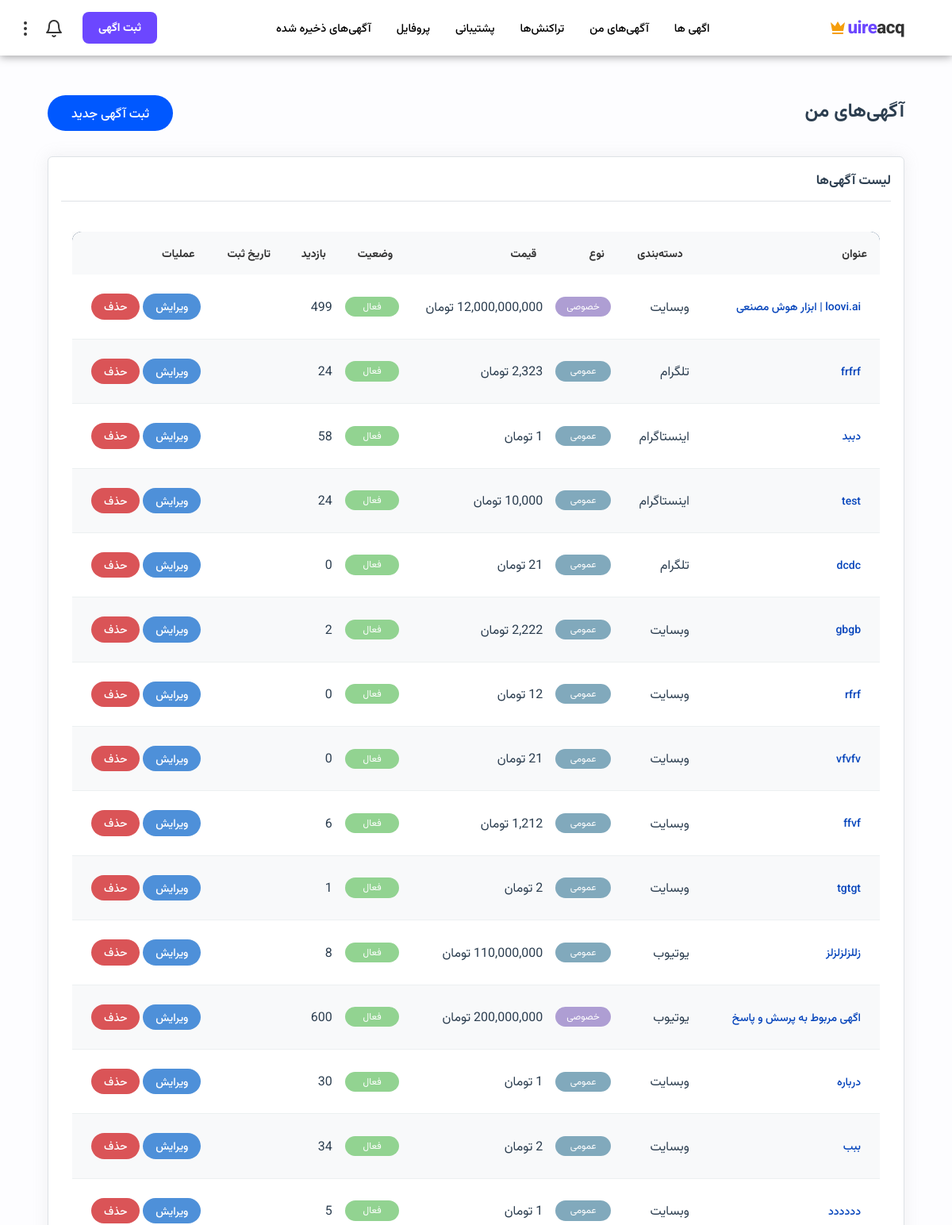
The page /listings/my-listings/ (signed in, upper part) on the database as committed earlier.
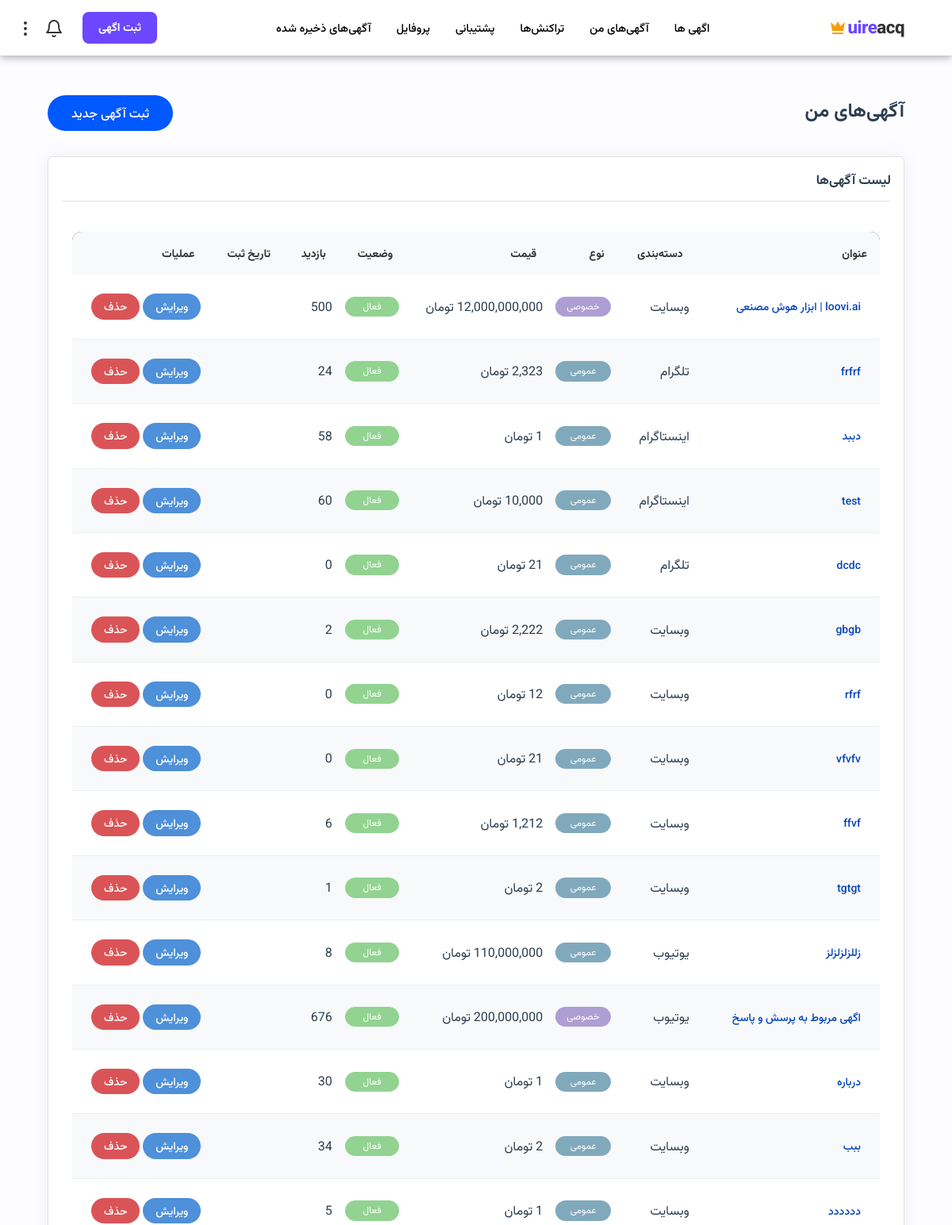
The same page on the database as committed later.
### listings/models.py (models this page shows, shortened)
class Listing(models.Model):
    STATUS_CHOICES = [
        ('pending', 'در انتظار تایید'),
        ('active', 'فعال'),
        ('sold', 'فروخته شده'),
        ('rejected', 'رد شده'),
        ('deleted', 'حذف شده'),
    ]
    seller = models.ForeignKey(settings.AUTH_USER_MODEL, on_delete=models.CASCADE, related_name='listings', verbose_name='فروشنده')
    category = models.ForeignKey(Category, on_delete=models.SET_NULL, null=True, blank=True, verbose_name='دسته‌بندی')
    title = models.CharField(max_length=200, verbose_name='عنوان')
    description = models.TextField(verbose_name='توضیحات')
    location = models.CharField(max_length=200, null=True, blank=True, verbose_name='موقعیت')
    price = models.DecimalField(max_digits=12, decimal_places=0, verbose_name='قیمت')
    discount_price = models.DecimalField(max_digits=12, decimal_places=0, null=True, blank=True, verbose_name='قیمت با تخفیف')
    about_platform = models.TextField(null=True, blank=True, verbose_name='درباره پلتفرم')
    platform_url = models.URLField(blank=True, verbose_name='آدرس پلتفرم')
    followers_count = models.IntegerField(default=0, blank=True, verbose_name='تعداد فالوور')
    monthly_income = models.DecimalField(null=True, blank=True, max_digits=12, decimal_places=0, verbose_name='درآمد ماهانه')
    platform_age = models.IntegerField(default=0, blank=True, verbose_name='سن پلتفرم (ماه)')
    most_like = models.IntegerField(null=True, blank=True, verbose_name='بیشترین لایک')
    most_view = models.IntegerField(null=True, blank=True, verbose_name='بیشترین بازدید')
    most_comment = models.IntegerField(null=True, blank=True, verbose_name='بیشترین کامنت')
    main_image = models.ImageField(upload_to='listings/images/', verbose_name='تصویر اصلی')
    boost = models.BooleanField(default=False, verbose_name='آگهی پیشرفته')
    premier = models.BooleanField(default=False, verbose_name='آگهی برتر')
    suggested_price = models.BooleanField(default=False, verbose_name='امکان پیشنهاد قیمت')
    is_income = models.BooleanField(default=True, verbose_name='آگهی به درآمد رسیده')
    is_verified = models.BooleanField(default=False, verbose_name='اطلاعات مورد تایید است')
    is_private = models.BooleanField(default=False, verbose_name='آگهی خصوصی')
    status = models.CharField(max_length=20, choices=STATUS_CHOICES, default='pending', verbose_name='وضعیت')
    rejection_reason = models.TextField(blank=True, null=True, verbose_name='دلیل رد')
    views_count = models.IntegerField(default=0, verbose_name='تعداد بازدید')
    created_at = models.DateTimeField(auto_now_add=True, verbose_name='تاریخ ایجاد')
    updated_at = models.DateTimeField(auto_now=True, verbose_name='تاریخ بروزرسانی')
    total_revenue = models.DecimalField(max_digits=12, decimal_places=0, null=True, blank=True, verbose_name='درآمد کل')
    total_profit = models.DecimalField(max_digits=12, decimal_places=0, null=True, blank=True, verbose_name='سود کل')
    avg_monthly_revenue = models.DecimalField(max_digits=12, decimal_places=0, null=True, blank=True, verbose_name='میانگین درآمد ماهانه')
    avg_monthly_profit = models.DecimalField(max_digits=12, decimal_places=0, null=True, blank=True, verbose_name='میانگین سود ماهانه')
    profit_margin = models.DecimalField(max_digits=5, decimal_places=2, null=True, blank=True, verbose_name='حاشیه سود (درصد)')
    profit_multiplier = models.DecimalField(max_digits=5, decimal_places=2, null=True, blank=True, verbose_name='ضریب سود')
    revenue_multiplier = models.DecimalField(max_digits=5, decimal_places=2, null=True, blank=True, verbose_name='ضریب درآمد')
    post_sale_support = models.TextField(null=True, blank=True, verbose_name='پشتیبانی پس از فروش')
    class Meta:
        ordering = ['-boost', '-premier', '-created_at']
        verbose_name = 'آگهی'
        verbose_name_plural = 'آگهی‌ها'

class Category(models.Model):
    PLATFORM_CHOICES = [
        ('website', 'وبسایت'),
        ('instagram', 'اینستاگرام'),
        ('telegram', 'تلگرام'),
        ('youtube', 'یوتیوب'),
        ('aparat', 'آپارات'),
        ('other', 'سایر'),
    ]
    name = models.CharField(max_length=100, verbose_name='نام')
    platform = models.CharField(max_length=20, choices=PLATFORM_CHOICES, verbose_name='پلتفرم')
    description = models.TextField(blank=True, verbose_name='توضیحات')
    class Meta:
        verbose_name = 'دسته‌بندی'
        verbose_name_plural = 'دسته‌بندی‌ها'

### listings/views.py (the view)
# urls.py: path('my-listings/', views.my_listings, name='my_listings'),
@login_required
def my_listings(request):
    listings = Listing.objects.filter(seller=request.user)
    pending_requests = VisitRequest.objects.filter(
        listing__seller=request.user,
        status='pending'
    ).select_related('listing', 'requester')
    return render(request, 'listings/my_listings.html', {
        'listings': listings,
        'pending_requests': pending_requests
    })

### listings/templatetags/custom_tags.py (called while the page is built)
@register.filter(name='split_number')
def split_number(value):
    try:
        return f"{int(value):,}"
    except (ValueError, TypeError):
        return value

### listings/templatetags/date_filters.py (called while the page is built)
@register.filter
def jalali_date_numeric(value):
    if not value:
        return ""
    j_date = jdatetime.datetime.fromgregorian(datetime=value)
    return j_date.strftime("%Y/%m/%d")

### notifications/context_processors.py (called while the page is built)
def unread_notifications_count(request):
    if request.user.is_authenticated:
        count = Notification.objects.filter(recipient=request.user, is_read=False).count()
        return {'unread_notifications_count': count}
    return {'unread_notifications_count': 0}

### templates/listings/my_listings.html (shortened to what this page needs)
{% extends 'base.html' %}
{% load custom_tags %}
{% load date_filters %}
{% block content %}
<div class="container">
    <div class="btn-listing-create">
        <h2 class="mb-4">آگهی‌های من</h2>
        <a href="{% url 'listings:listing_create' %}" class="btn btn-success mb-3">ثبت آگهی جدید</a>
    </div>
    <div class="card">
        <div class="card-header">
            <h5 class="mb-0">لیست آگهی‌ها</h5>
            <hr>
        </div>
        <div class="card-body">
            <div class="table-responsive">
                <table class="table table-striped">
                    <thead>
                        <tr>
                            <th>عنوان</th>
                            <th>دسته‌بندی</th>
                            <th>نوع</th>
                            <th>قیمت</th>
                            <th>وضعیت</th>
                            <th>بازدید</th>
                            <th>تاریخ ثبت</th>
                            <th>عملیات</th>
                        </tr>
                    </thead>
                    <tbody>
                        {% for listing in listings %}
                        <tr>
                            <td>
                                <a href="{% url 'listings:listing_detail' listing.pk %}" class="btn btn-sm btn-link"
                                    onclick="event.stopPropagation();">
                                    {{ listing.title }}
                                </a>
                            </td>
                            <td>{{ listing.category.name }}</td>
                            <td>
                                {% if listing.is_private %}
                                <span class="badge tag-private">خصوصی</span>
                                {% else %}
                                <span class="badge tag-general">عمومی</span>
                                {% endif %}
                            </td>
                            <td>{{ listing.price|split_number }} تومان</td>
                            <td>
                                <span
                                    class="badge tag-{% if listing.status == 'active' %}active{% elif listing.status == 'sold' %}sold{% elif listing.status == 'rejected' %}not-accepted{% elif listing.status == 'deleted' %}deleted{% else %}waiting{% endif %}">
                                    {{ listing.get_status_display }}
                                </span>
                            </td>
                            <td>{{ listing.views_count|split_number }}</td>
                            <td>{{ listing.created_at|jalali_date_numeric }}</td>
                            <td onclick="event.stopPropagation();">
                                {% if listing.status != 'deleted' and listing.status != 'sold' %}
                                <a href="{% url 'listings:listing_edit' listing.pk %}"
                                    class="btn btn-sm btn-edit">ویرایش</a>
                                <a href="{% url 'listings:listing_delete' listing.pk %}"
                                    class="btn btn-sm btn-remove">حذف</a>
                                {% endif %}
                            </td>
                        </tr>
                        {% empty %}
                        <tr>
                            <td colspan="8" class="text-center">شما هنوز آگهی ثبت نکرده‌اید.</td>
                        </tr>
                        {% endfor %}
                    </tbody>
                </table>
            </div>
        </div>
    </div>
</div>
{% endblock %}

### templates/base.html (shortened to what this page needs)
{% load static %}
<!DOCTYPE html>
<html lang="fa" dir="rtl">
<head>
    <link rel="stylesheet" href="{% static 'css/styles.css' %}">
</head>
<body>
    <nav id="navbar" class="{% block nav_class %}navbar-scrolled{% endblock %}">
        <a href="{% url 'core:home' %}" class="logo">acq<span>uire</span>
            {% if user.profile.premium %}
            <div class="inf-card-profile-detail">
                <svg width="24" height="24" viewBox="0 0 24 24" fill="#F59E0B" xmlns="http://www.w3.org/2000/svg">
                    <path
                        d="M5 16L3 5L8.5 10L12 4L15.5 10L21 5L19 16H5ZM19 19C19 19.5523 18.5523 20 18 20H6C5.44772 20 5 19.5523 5 19V18H19V19Z" />
                </svg>
            </div>
            {% endif %}
        </a>
        <ul class="nav-links">
            <li><a href="{% url 'listings:listing_list' %}" class="navbar-a">اگهی ها</a></li>
            <li><a href="{% url 'listings:my_listings' %}" class="navbar-a">آگهی‌های من</a></li>
            <li><a href="{% url 'payments:my_transactions' %}" class="navbar-a">تراکنش‌ها</a></li>
            <li><a href="{% url 'tickets:ticket_list' %}" class="navbar-a">پشتیبانی</a></li>
            <li><a href="{% url 'accounts:profile' %}" class="navbar-a">پروفایل</a></li>
            <li><a href="{% url 'accounts:saved_listings' %}" class="navbar-a">آگهی‌های ذخیره شده</a></li>
        </ul>
        <div class="nav-cta">
            {% if user.is_authenticated %}
            <a href="{% url 'listings:my_listings' %}" style="color: white !important;"
                class="btn-home btn-primary-home">ثبت اگهی</a>
            {% else %}
            <a href="{% url 'accounts:login' %}" class="btn-home btn-ghost-nav">ورود</a>
            <a href="{% url 'accounts:register' %}" style="color: white !important;"
                class="btn-home btn-primary-home">ثبت‌نام</a>
            {% endif %}
            <a class="nav-link notification-link" href="{% url 'notifications:notification_list' %}">
                <span class="notification-badge">
                    <svg xmlns="http://www.w3.org/2000/svg" width="24" height="24" viewBox="0 0 24 24" fill="none"
                        stroke="currentColor" stroke-width="2" stroke-linecap="round" stroke-linejoin="round">
                        <path d="M18 8A6 6 0 0 0 6 8c0 7-3 9-3 9h18s-3-2-3-9"></path>
                        <path d="M13.73 21a2 2 0 0 1-3.46 0"></path>
                    </svg>
                </span>
            </a>
            <div class="dropdown-container">
                <a href="#" class="nav-link dropdown-toggle" id="moreMenuBtn">
                    <svg xmlns="http://www.w3.org/2000/svg" width="24" height="24" viewBox="0 0 24 24" fill="none"
                        stroke="currentColor" stroke-width="2" stroke-linecap="round" stroke-linejoin="round">
                        <circle cx="12" cy="12" r="1"></circle>
                        <circle cx="12" cy="5" r="1"></circle>
                        <circle cx="12" cy="19" r="1"></circle>
                    </svg>
                </a>
            </div>
        </div>
    </nav>
        {% block content %}{% endblock %}
</body>
</html>

Rows that differ between the two databases and show on the page:
changed Listing "loovi.ai | ابزار هوش مصنعی": views_count|split_number "499" → "500"
changed Listing "test": views_count|split_number "24" → "60"
changed Listing "اگهی مربوط به پرسش و پاسخ": views_count|split_number "600" → "676"
